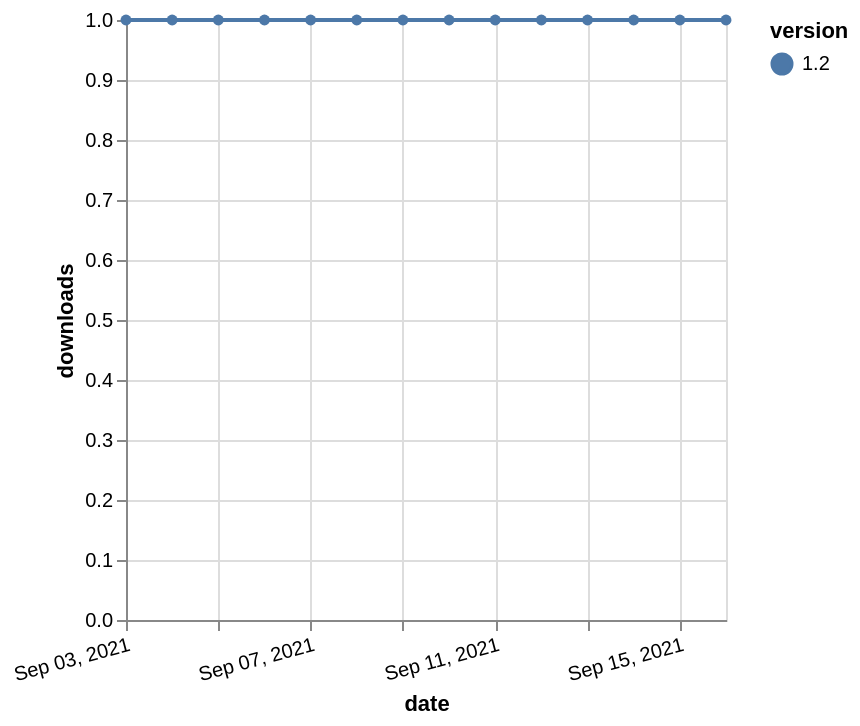

Specify this chart in Vega-Lite:
### Vega-Lite specification from a JSON file in a GitHub repository (floating-point values rounded to 4 significant figures)
{"$schema": "https://vega.github.io/schema/vega-lite/v5.json", "description": "A simple bar chart with embedded data.", "data": {"values": [{"date": "2021-09-03", "total": 172, "delta": 1, "version": "1.2"}, {"date": "2021-09-04", "total": 173, "delta": 1, "version": "1.2"}, {"date": "2021-09-05", "total": 174, "delta": 1, "version": "1.2"}, {"date": "2021-09-06", "total": 175, "delta": 1, "version": "1.2"}, {"date": "2021-09-07", "total": 176, "delta": 1, "version": "1.2"}, {"date": "2021-09-08", "total": 177, "delta": 1, "version": "1.2"}, {"date": "2021-09-09", "total": 178, "delta": 1, "version": "1.2"}, {"date": "2021-09-10", "total": 179, "delta": 1, "version": "1.2"}, {"date": "2021-09-11", "total": 180, "delta": 1, "version": "1.2"}, {"date": "2021-09-12", "total": 181, "delta": 1, "version": "1.2"}, {"date": "2021-09-13", "total": 182, "delta": 1, "version": "1.2"}, {"date": "2021-09-14", "total": 183, "delta": 1, "version": "1.2"}, {"date": "2021-09-15", "total": 184, "delta": 1, "version": "1.2"}, {"date": "2021-09-16", "total": 185, "delta": 1, "version": "1.2"}]}, "width": "container", "mark": {"type": "line", "point": {"filled": true}}, "encoding": {"x": {"field": "date", "type": "temporal", "timeUnit": "yearmonthdate", "title": "date", "axis": {"labelAngle": -15}}, "y": {"field": "delta", "type": "quantitative", "title": "downloads"}, "color": {"field": "version", "type": "nominal"}, "tooltip": {"field": "delta"}}}
